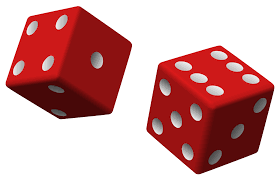
#> input picture SEM 2/IP/Img/dices.png, 280 x 180 px, found by its file name
$ python part_b.py
#> lines starting #> are read from the running program, lines starting #| are printed output that depends on the picture; after the words box and inside, x2 and y2 are one past the last pixel; in counts of white or black regions, pixels touching at a corner belong together
import cv2
import numpy as np

image = cv2.imread("Img/dices.png", 0)
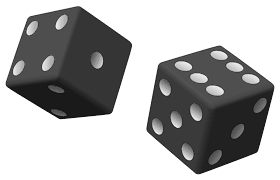
#> image: shape (180, 280); min 15, max 255, mean 173.5
image_resized = cv2.resize(image, (300, 300))
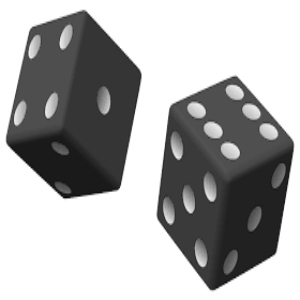
#> image_resized: shape (300, 300); min 15, max 255, mean 173.4

# Edge detection using Canny
edges = cv2.Canny(image_resized, 100, 200)
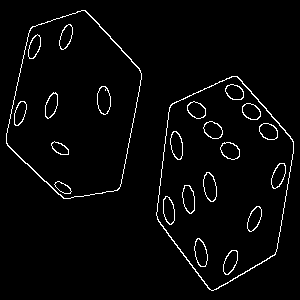
#> edges: shape (300, 300); 3% white in thin lines or dots, all inside (x1, y1, x2, y2) = (6, 10, 294, 291)

# Find contours using the original image
contours, hierarchy = cv2.findContours(edges, cv2.RETR_EXTERNAL, cv2.CHAIN_APPROX_SIMPLE)
#> contours = 2 contours; box (x1, y1, x2, y2) and area: (156, 76, 294, 291) 20990, (6, 10, 142, 199) 18468

# Create a blank image to draw contours
contour_image = np.zeros_like(image_resized)

# Draw contours on the blank image
cv2.drawContours(contour_image, contours, -1, (255, 255, 255), 1)
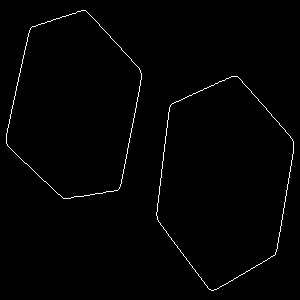
#> contour_image: shape (300, 300); 1.1% white in thin lines or dots, all inside (x1, y1, x2, y2) = (6, 10, 294, 291)

# Stack images: Original, Edge Detection, and Contours
stacked_images = np.hstack((image_resized, edges, contour_image))
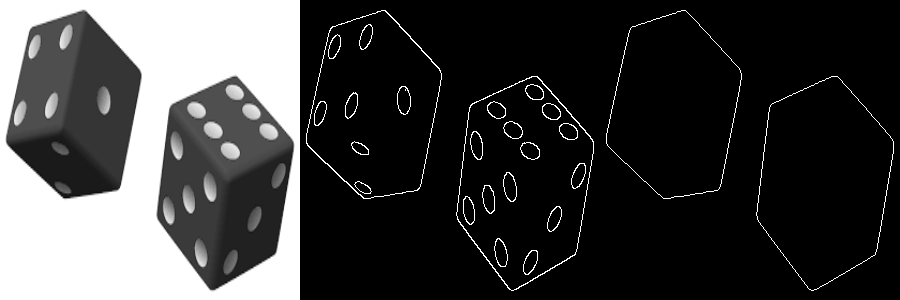
#> stacked_images: shape (300, 900); min 0, max 255, mean 61.2

# Display all images in one window
cv2.imshow('Image Extraction Techniques', stacked_images)

# Wait for a key press and close the window
cv2.waitKey(0)
cv2.destroyAllWindows()

$ run again, with SEM 2/IP/Img/circle.png copied over SEM 2/IP/Img/dices.png
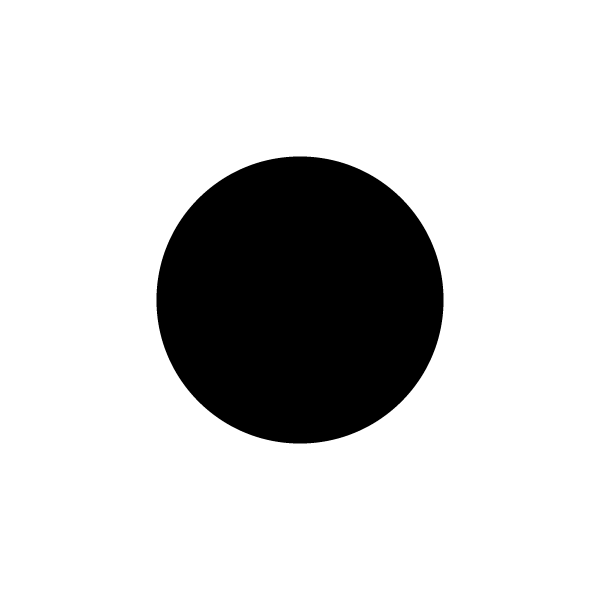
#> input picture SEM 2/IP/Img/circle.png, 601 x 602 px, found by its file name
#> image is the input picture: shape (602, 601); min 0, max 255, mean 209.3
#> `edges = cv2.Canny(image_resized, 100, 200)`:
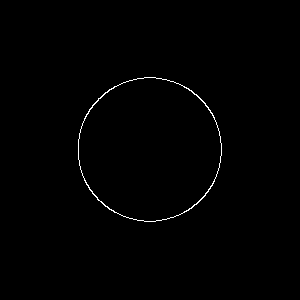
#> edges: shape (300, 300); 0.57% white in thin lines or dots, all inside (x1, y1, x2, y2) = (78, 77, 222, 222)
#> contours = 1 contour; box (x1, y1, x2, y2) and area: (78, 77, 222, 222) 16174
#> `stacked_images = np.hstack((image_resized, edges, contour_image))`:
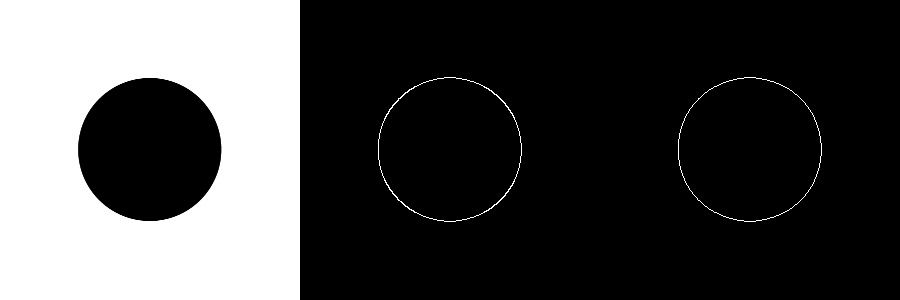
#> stacked_images: shape (300, 900); min 0, max 255, mean 70.6
